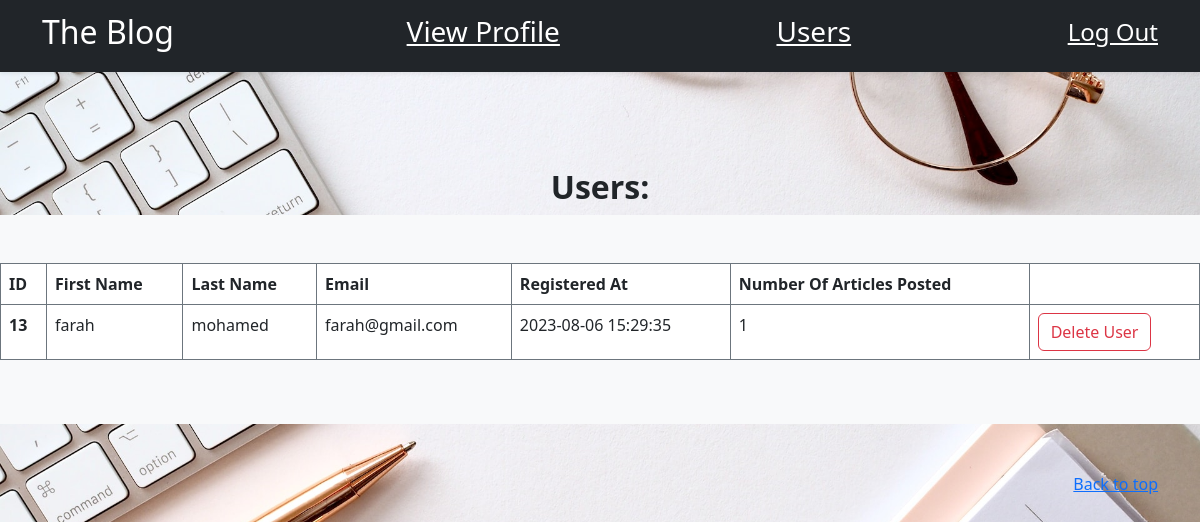
Page /showUsers.php (signed in) on the committed database.
### tables this page shows
CREATE TABLE `users` (
  `id` int(11) NOT NULL,
  `Fname` varchar(30) NOT NULL,
  `Lname` varchar(30) NOT NULL,
  `email` varchar(50) NOT NULL,
  `password` varchar(255) NOT NULL,
  `registeredTime` datetime NOT NULL,
  `role` enum('user','admin') NOT NULL
);

### admin.php (called while the page is built, shortened)
<?php
class Admin extends User{
    function showAllUsers(){
        $qry = "SELECT * FROM users WHERE role='user' ORDER BY registeredTime DESC";
        $connection = mysqli_connect(DB_USER_HOST, DB_USER_NAME, DB_USER_PASSWORD, DB_NAME);
        $res = mysqli_query($connection, $qry);
        $data = mysqli_fetch_all($res);
        return $data;
    }
    function nArticles($userID){
        $qry = "SELECT COUNT(user_id) FROM articles WHERE user_id=$userID";
        $connection = mysqli_connect(DB_USER_HOST, DB_USER_NAME, DB_USER_PASSWORD, DB_NAME);
        $res = mysqli_query($connection, $qry);
        $data = mysqli_fetch_assoc($res);
        return $data;
    }
}

### showUsers.php (the view, shortened to what this page needs)
<?php
require_once('admin.php');
require_once('headerStyles.php');
require_once('navBar.php');
?>
<link rel="stylesheet" href="navigatingArticlesStyle.css">
<?php
$admin = unserialize($_SESSION["admin"]);
$users = $admin->showAllUsers();
?>
<body>
<main>
  <section class="py-5 text-center container">
  </section>
  <h2 style="text-align: center;"> <b>Users:</b> </h2>
  <div class="album py-5 bg-body-tertiary">
  <table class="table table-bordered border-secondary">
  <thead>
    <tr>
      <th scope="col">ID</th>
      <th scope="col">First Name</th>
      <th scope="col">Last Name</th>
      <th scope="col">Email</th>
      <th scope="col">Registered At</th>
      <th scope="col">Number Of Articles Posted</th>
      <th scope="col"></th>
    </tr>
  </thead>
  <tbody>
  <?php
    foreach ($users as $user) {
    ?>
    <tr>
      <th scope="row"><?=$user[0]?></th>
      <td ><?=$user[1]?></td>
      <td><?=$user[2]?></td>
      <td><?=$user[3]?></td>
      <td><?=$user[5]?></td>
      <td><?=($admin->nArticles($user[0]))["COUNT(user_id)"]?></td>
      <td>
        <a href="deleteUser.php?id=<?= $user[0]?>" class="btn btn-outline-danger">Delete User</a>
      </td>
    </tr>
    <?php
        }
    ?>
  </tbody>
</table>
    </div>
</main>
<footer class="text-body-secondary py-5">
  <div class="container">
    <p class="float-end mb-1">
      <a href="#">Back to top</a>
    </p>
  </div>
</footer>
    </body>
</html>

### sign-in.css (style rules this page uses)
html, body { height: 100%; }

### headerStyles.php (style rules this page uses)
body { background-image: url('imgs/writing.jpg'); background-size: cover; }

### rows in the picture
users: id "13", Fname "farah", Lname "mohamed", email "farah@gmail.com", registeredTime "2023-08-06 15:29:35", nArticles "1"
